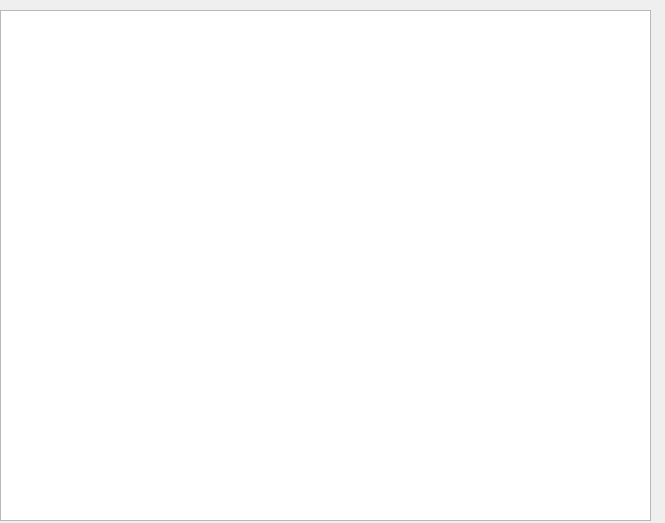
<?xml version="1.0" encoding="UTF-8"?>
<ui version="4.0">
 <class>Manuel</class>
 <widget class="QDialog" name="Manuel">
  <property name="geometry">
   <rect>
    <x>0</x>
    <y>0</y>
    <width>665</width>
    <height>523</height>
   </rect>
  </property>
  <property name="windowTitle">
   <string>Dialog</string>
  </property>
  <widget class="QTextBrowser" name="textBrowser">
   <property name="geometry">
    <rect>
     <x>0</x>
     <y>10</y>
     <width>651</width>
     <height>511</height>
    </rect>
   </property>
   <property name="html">
    <string>&lt;!DOCTYPE HTML PUBLIC &quot;-//W3C//DTD HTML 4.0//EN&quot; &quot;http://www.w3.org/TR/REC-html40/strict.dtd&quot;&gt;
&lt;html&gt;&lt;head&gt;&lt;meta name=&quot;qrichtext&quot; content=&quot;1&quot; /&gt;&lt;style type=&quot;text/css&quot;&gt;
p, li { white-space: pre-wrap; }
&lt;/style&gt;&lt;/head&gt;&lt;body style=&quot; font-family:'Roboto'; font-size:11pt; font-weight:400; font-style:normal;&quot;&gt;
&lt;p style=&quot; margin-top:0px; margin-bottom:0px; margin-left:0px; margin-right:0px; -qt-block-indent:0; text-indent:0px;&quot;&gt;&lt;img src=&quot;:/img/resources/manuel.png&quot; /&gt;&lt;/p&gt;&lt;/body&gt;&lt;/html&gt;</string>
   </property>
  </widget>
 </widget>
 <resources/>
 <connections/>
</ui>
